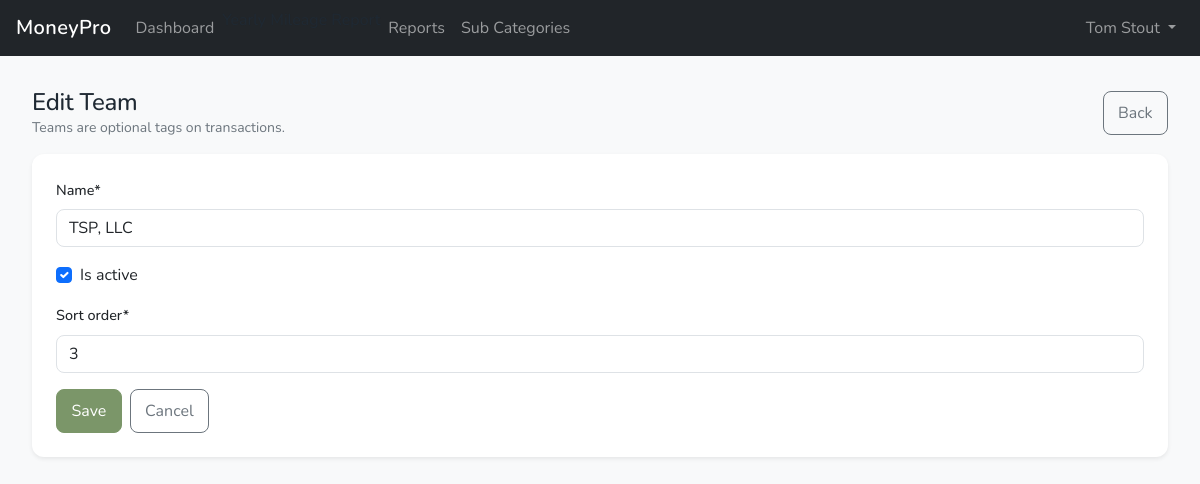
The page /teams/3/edit/ (signed in) on the database its author committed.
### ledger/models.py (models this page shows, shortened)
class Team(models.Model):
    business = models.ForeignKey("core.Business", on_delete=models.CASCADE, related_name="teams")
    name = models.CharField(max_length=120)
    is_active = models.BooleanField(default=True)
    sort_order = models.PositiveIntegerField(default=0)
    class Meta:
        constraints = [
            models.UniqueConstraint(fields=["business", "name"], name="uniq_team_per_business_name"),
        ]
        ordering = ["sort_order", "name"]

### ledger/views.py (the view, shortened to what this page needs)
# urls.py: path("teams/<int:pk>/edit/", TeamUpdateView.as_view(), name="team_update"),
class TeamUpdateView(LoginRequiredMixin, UpdateView):
    model = Team
    form_class = TeamForm
    template_name = "ledger/teams/team_form.html"
    success_url = reverse_lazy("ledger:team_list")
    def get_queryset(self):
        return Team.objects.filter(business=self.request.business)
    def get_form_kwargs(self):
        kwargs = super().get_form_kwargs()
        kwargs["business"] = self.request.business
        return kwargs

### ledger/forms.py
class TeamForm(forms.ModelForm):
    class Meta:
        model = Team
        fields = [
            "name",
            "is_active",
            "sort_order",
        ]
    def __init__(self, *args, **kwargs):
        self.business = kwargs.pop("business", None)
        super().__init__(*args, **kwargs)
        if not self.business:
            raise ValueError("TeamForm requires business=...")
        for name, field in self.fields.items():
            widget = field.widget
            if hasattr(widget, "attrs"):
                if getattr(widget, "input_type", "") != "checkbox":
                    widget.attrs.setdefault("class", "form-control")
        self.fields["is_active"].widget.attrs.setdefault("class", "form-check-input")

### ledger/templates/ledger/teams/team_form.html (shortened to what this page needs)
{% extends "index.html" %}
{% load crispy_forms_tags %}
{% block content %}
<div class="container-fluid px-2 px-md-3 py-3">
  <div class="d-flex justify-content-between align-items-center mb-3">
    <div>
      <h1 class="h4 mb-0">{% if object %}Edit Team{% else %}New Team{% endif %}</h1>
      <div class="text-muted small">Teams are optional tags on transactions.</div>
    </div>
    <a class="btn btn-outline-secondary" href="{% url 'ledger:team_list' %}">Back</a>
  </div>
  <div class="card shadow-sm">
    <div class="card-body p-3 p-md-4">
      <form method="post" novalidate>
        {{ form|crispy }}
        <div class="d-flex gap-2 mt-3">
          <button class="btn btn-primary" type="submit">Save</button>
          <a class="btn btn-outline-secondary" href="{% url 'ledger:team_list' %}">Cancel</a>
        </div>
      </form>
    </div>
  </div>
</div>
{% endblock %}

### templates/partials/navbar.html (shortened to what this page needs)
{% load static %}
<nav class="navbar navbar-expand-lg navbar-dark bg-dark">
  <div class="container-fluid px-2 px-md-3">
    <a class="navbar-brand fw-semibold" href="/">MoneyPro</a>
    <div class="collapse navbar-collapse" id="mainNavbar">
      <ul class="navbar-nav me-auto mb-2 mb-lg-0">
        {% if user.is_authenticated %}
          {% with current_url_name=request.resolver_match.url_name current_ns=request.resolver_match.namespace %}
            <li class="nav-item">
              <a class="nav-link {% if current_ns == 'dashboard' and current_url_name == 'home' %}active{% endif %}"
                 href="{% url 'dashboard:home' %}">
                Dashboard
              </a>
            </li>
          {% endwith %}
        {% endif %}
        <li>
          <a class="dropdown-item" href="{% url 'vehicles:yearly_mileage_report' %}">Yearly Mileage Report</a>
        </li>
        <li>
          <a class="nav-link" href="{% url 'reports:home' %}">Reports</a>
        </li>
                <li>
          <a class="nav-link" href="{% url 'ledger:subcategory_list' %}">Sub Categories</a>
        </li>
      </ul>
      <ul class="navbar-nav ms-auto mb-2 mb-lg-0">
        {% if user.is_authenticated %}
          <li class="nav-item dropdown">
            <a class="nav-link dropdown-toggle" href="#"
               id="userMenu" role="button"
               data-bs-toggle="dropdown" aria-expanded="false">
              {{ user.get_full_name|default:user.email|default:user.get_username }}
            </a>
          </li>
        {% else %}
          <li class="nav-item">
            <a class="nav-link" href="{% url 'account_login' %}">Sign in</a>
          </li>
        {% endif %}
      </ul>
    </div>
  </div>
</nav>

### static/css/main.css (style rules this page uses)
:root { --color-primary: #7B9669; --color-secondary: #2C4C5C; --color-success: #3C9EA4; --color-danger: #D6794D; --color-warning: #DDB05E; --color-info: #BAC8B1; --color-bg: #f8f9fa; --color-surface: #ffffff; --color-text: #1f2933; --color-muted: #6c757d; --radius-sm: 0.375rem; --radius-md: 0.5rem; --radius-lg: 0.75rem; --shadow-sm: 0 1px 2px rgba(0,0,0,.05); --shadow-md: 0 4px 10px rgba(0,0,0,.08); }
body { font-family: "Nunito", -apple-system, BlinkMacSystemFont, "Segoe UI", Roboto, Helvetica, Arial, sans-serif; font-optical-sizing: auto; font-weight: 400; font-style: normal; background-color: var(--color-bg); color: var(--color-text); -webkit-font-smoothing: antialiased; -moz-osx-font-smoothing: grayscale; }
h1, h2, h3, h4, h5, h6 { font-weight: 600; letter-spacing: -0.01em; color: var(--color-text); }
h1 { font-size: 1.5rem; }
a { color: var(--color-primary); text-decoration: none; }
.btn-primary { --bs-btn-bg: var(--color-primary); --bs-btn-border-color: var(--color-primary); --bs-btn-hover-bg: color-mix(in srgb, var(--color-primary), #000 10%); --bs-btn-hover-border-color: color-mix(in srgb, var(--color-primary), #000 10%); }
.btn { padding: 0.55rem 0.9rem; border-radius: var(--radius-md); }
.card { border-radius: var(--radius-lg); border: none; box-shadow: var(--shadow-sm); }
.form-control, .form-select { border-radius: var(--radius-md); }
.form-label { font-weight: 500; font-size: 0.9rem; }
.navbar-brand { font-weight: 700; letter-spacing: 0.02em; }
.text-muted { color: var(--color-muted) !important; }
@media (min-width: 768px) { h1 { font-size: 1.75rem; } }

### rows shown on the page
Team: name "TSP, LLC", is_active "☑", sort_order "3"

### other values the page prints
{{ user.get_full_name|default:user.email|default:user.get_username }} "Tom Stout"
